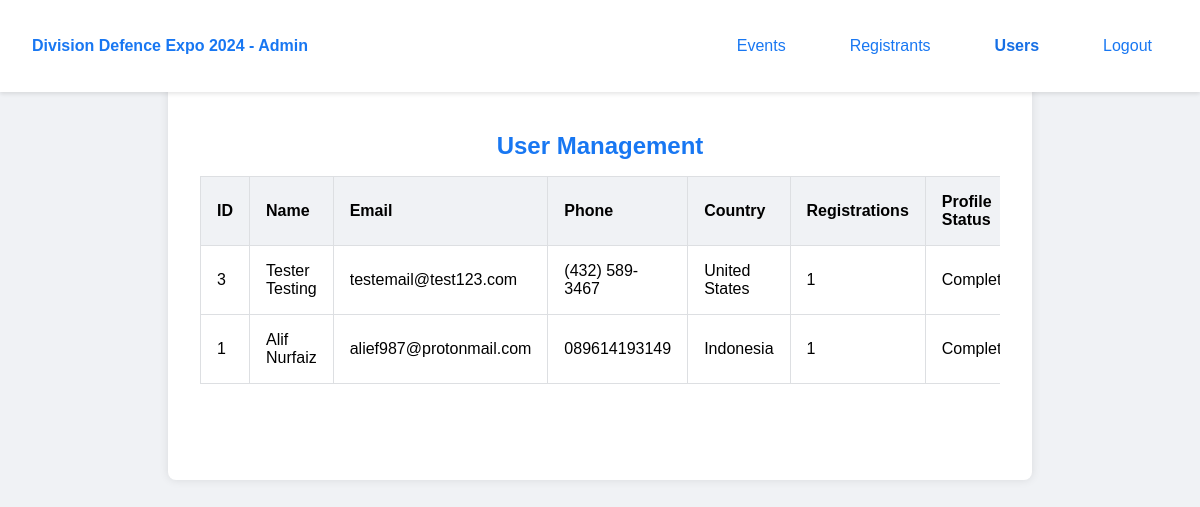
Page /userslist.php (signed in) on the earlier database version.
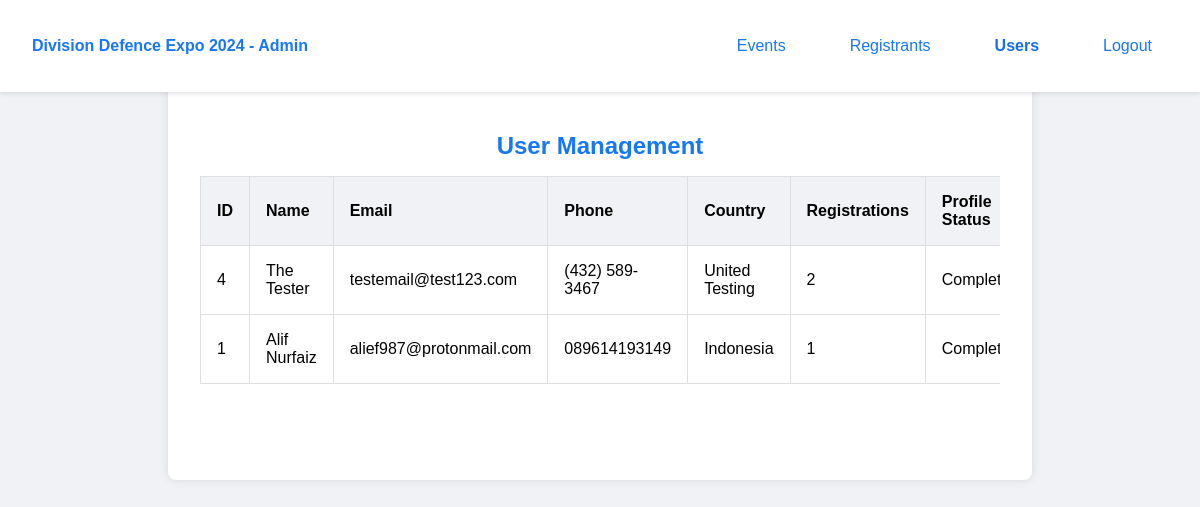
Same page on the later database version.
### tables this page shows
CREATE TABLE `users` (
  `id` int(11) NOT NULL,
  `email` varchar(255) NOT NULL,
  `password` varchar(255) NOT NULL,
  `is_admin` tinyint(1) NOT NULL DEFAULT 0,
  `first_name` varchar(50) DEFAULT NULL,
  `last_name` varchar(50) DEFAULT NULL,
  `phone_number` varchar(20) DEFAULT NULL,
  `country` varchar(100) DEFAULT NULL,
  `profile_completed` tinyint(1) DEFAULT 0
);

### userslist.php (the view, shortened to what this page needs)
<?php
require_once 'db_config.php';
$stmt = $pdo->query("
    SELECT
        u.*,
        COUNT(r.id) as registration_count
    FROM users u
    LEFT JOIN registrations r ON u.id = r.user_id
    WHERE u.is_admin = 0
    GROUP BY u.id
    ORDER BY u.id DESC
");
$users = $stmt->fetchAll();
?>
<!DOCTYPE html>
<html lang="en">
<head>
    <link rel="stylesheet" href="styles.css">
</head>
<body>
    <?php include 'navbar-admin.php'; ?>
    <div class="container">
        <h2>User Management</h2>
        <div class="table-container">
            <table>
                <thead>
                    <tr>
                        <th>ID</th>
                        <th>Name</th>
                        <th>Email</th>
                        <th>Phone</th>
                        <th>Country</th>
                        <th>Registrations</th>
                        <th>Profile Status</th>
                    </tr>
                </thead>
                <tbody>
                    <?php foreach ($users as $user): ?>
                        <tr>
                            <td><?php echo $user['id']; ?></td>
                            <td><?php echo $user['first_name'] ? htmlspecialchars($user['first_name'] . ' ' . $user['last_name']) : 'Not set'; ?></td>
                            <td><?php echo htmlspecialchars($user['email']); ?></td>
                            <td><?php echo $user['phone_number'] ? htmlspecialchars($user['phone_number']) : 'Not set'; ?></td>
                            <td><?php echo $user['country'] ? htmlspecialchars($user['country']) : 'Not set'; ?></td>
                            <td><?php echo $user['registration_count']; ?></td>
                            <td><?php echo $user['profile_completed'] ? 'Complete' : 'Incomplete'; ?></td>
                        </tr>
                    <?php endforeach; ?>
                </tbody>
            </table>
        </div>
    </div>
</body>
</html>

### navbar-admin.php
<?php
$current_page = basename($_SERVER['PHP_SELF']);
?>
<link rel="stylesheet" href="styles.css">
<nav class="navbar">
    <div class="navbar-logo">
        <span>Division Defence Expo 2024 - Admin</span>
    </div>
    <div class="navbar-links">
        <a href="admin.php" class="<?php echo $current_page == 'admin.php' ? 'active' : ''; ?>">Events</a>
        <a href="registrants.php" class="<?php echo $current_page == 'registrants.php' ? 'active' : ''; ?>">Registrants</a>
        <a href="userslist.php" class="<?php echo $current_page == 'userslist.php' ? 'active' : ''; ?>">Users</a>
        <a href="login.php?action=logout">Logout</a>
    </div>
</nav>

### styles.css (style rules this page uses)
body { font-family: Arial, sans-serif; background-color: #f0f2f5; margin: 0; padding: 80px 0 0 0; min-height: 100vh; }
.container { background-color: #ffffff; padding: 2rem; border-radius: 8px; box-shadow: 0 0 10px rgba(0, 0, 0, 0.1); width: 100%; max-width: 800px; margin: 0 auto; text-align: center; }
h1, h2, h3, h4 { color: #1877f2; margin-bottom: 1rem; }
table { width: 100%; border-collapse: collapse; margin-bottom: 2rem; }
th, td { border: 1px solid #dddfe2; padding: 0.5rem; text-align: left; }
th { background-color: #f0f2f5; font-weight: bold; }
.navbar { background-color: #ffffff; box-shadow: 0 2px 4px rgba(0, 0, 0, 0.1); padding: 1rem 2rem; position: fixed; top: 0; left: 0; right: 0; z-index: 1000; display: flex; justify-content: space-between; align-items: center; height: 60px; }
.navbar-logo { display: flex; align-items: center; }
.navbar-logo span { color: #1877f2; font-weight: 600; }
.navbar-links { display: flex; gap: 2rem; align-items: center; }
.navbar-links a { color: #1877f2; text-decoration: none; font-weight: 500; transition: color 0.3s; padding: 0.5rem 1rem; }
.navbar-links a.active { color: #166fe5; font-weight: 600; }
.table-container { overflow-x: auto; margin-bottom: 2rem; }
table { min-width: 800px; background-color: #ffffff; }
th { background-color: #f0f2f5; font-weight: bold; text-align: left; padding: 1rem; }
td { padding: 1rem; border-bottom: 1px solid #dddfe2; }

Differences in the rows shown:
removed users: id "3", first_name+last_name "Tester Testing", email "testemail@test123.com", phone_number "(432) 589-3467", country "United States", registration_count "1", profile_completed "Complete"
added users: id "4", first_name+last_name "The Tester", email "testemail@test123.com", phone_number "(432) 589-3467", country "United Testing", registration_count "2", profile_completed "Complete"
